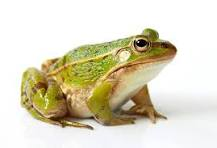
#> input picture Images2/frog2.jpeg, 217 x 148 px
$ python blur2.py
#> lines starting #> are read from the running program, lines starting #| are printed output that depends on the picture
import cv2
import numpy as np

frog = cv2.imread("frog2.jpeg")
#> frog is the input picture: shape (148, 217, 3); mean B, G, R 193.4, 215.7, 221.4
if frog is None:
    raise ValueError("Couldn't read")
height, width, color = frog.shape
#> height = 148; width = 217; color = 3

kernel = np.array([
    [1, 4, 7, 4, 1],
    [4, 16, 26, 16, 4],
    [7, 26, 41, 26, 7],
    [4, 16, 26, 16, 4],
    [1, 4, 7, 4, 1]
], dtype=np.float32) / 273.0

output = np.zeros_like(frog, dtype=np.float32)

for x in range(2, height - 2):
    for y in range(2, width - 2):

        total = 0
        for kx in range(-2, 3):
            for ky in range(-2, 3):
                pixel = frog[x + kx, y + ky]
                weight = kernel[kx + 2, ky + 2]
                total += pixel * weight

        output[x, y] = total
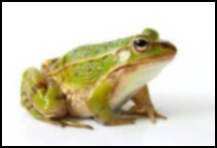
#> output: shape (148, 217, 3) float32; mean B, G, R 182, 204.4, 210.1; drawn with min black and max white

output = np.clip(output, 0, 255).astype(np.uint8)

cv2.imshow("Original", frog)
cv2.imshow("Gaussian Blur (Manual)", output)

cv2.moveWindow("Original", 300, 300)
cv2.moveWindow("Gaussian Blur (Manual)", 700, 300)

cv2.waitKey(0)
cv2.destroyAllWindows()
